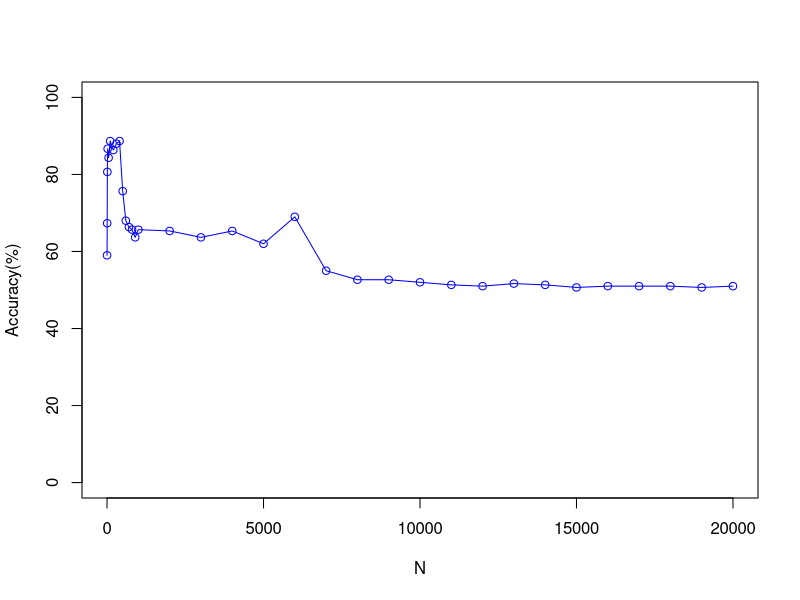

R code for this plot:
# Author : G Asish Kumar*/
# Description: Plot that shows the comparison of Accuracy vs No of Top features Selected for 
# 			   S2Noise having K=3 and With Normalisation of the features 

 x <- c(1, 5, 10, 20, 50, 100, 200, 300, 400, 500, 600, 700, 800, 900, 1000, 2000, 3000, 4000, 5000, 6000, 7000, 8000, 9000, 10000, 11000, 12000, 13000, 14000, 15000, 16000, 17000, 18000, 19000, 20000)
 y <- c(59,
67.33333333,
80.66666667,
86.66666667,
84.33333333,
88.66666667,
86.33333333,
88,
88.66666667,
75.66666667,
68,
66.33333333,
65.66666667,
63.66666667,
65.66666667,
65.33333333,
63.66666667,
65.33333333,
62,
69,
55,
52.66666667,
52.66666667,
52,
51.33333333,
51,
51.66666667,
51.33333333,
50.66666667,
51,
51,
51,
50.66666667,
51)
 plot(x, y, type='o', pch=1, col="blue", xlab="N", ylab="Accuracy(%)", ylim=c(0, 100), xlim=c(0,20000))